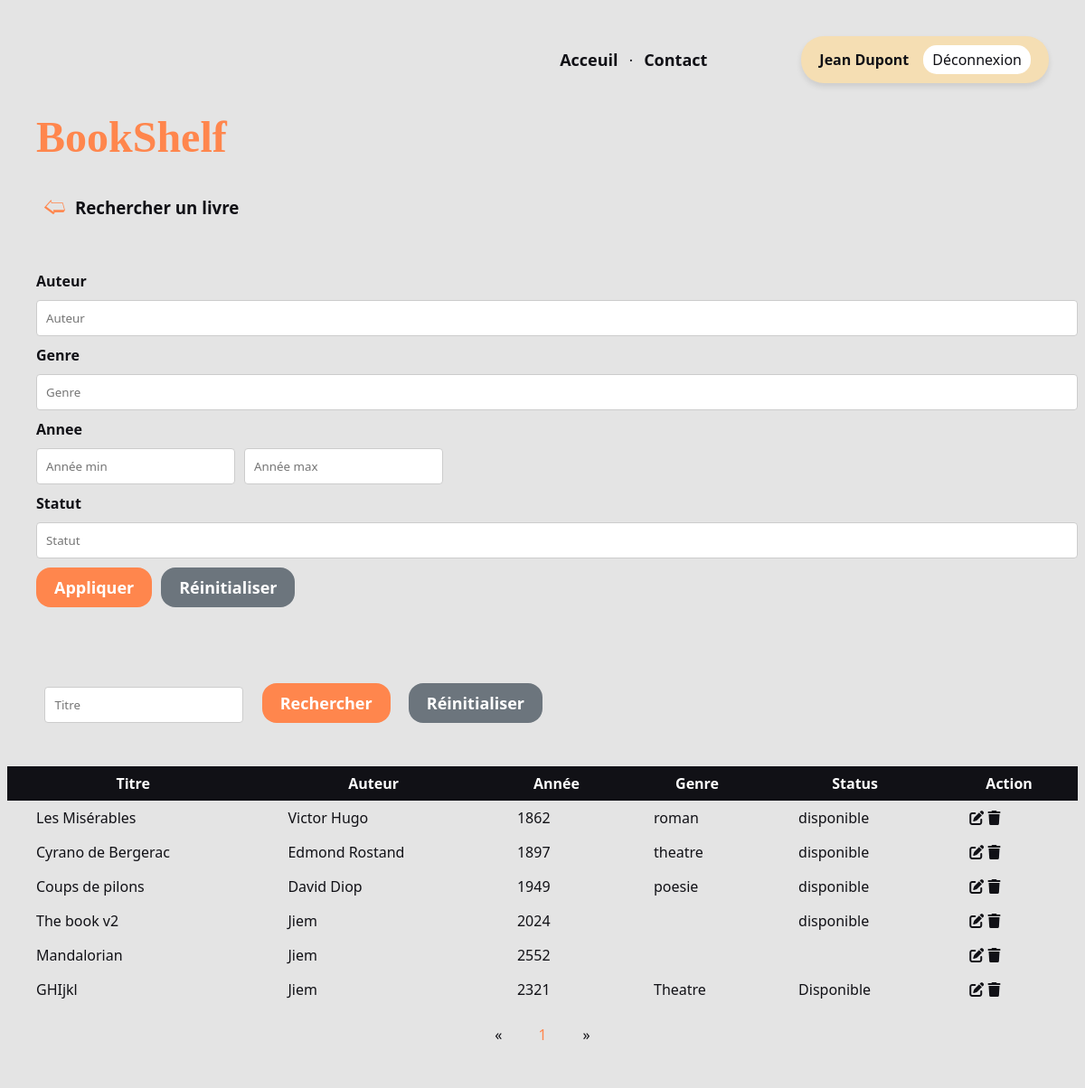
The app's page /pages/search.php (signed in) with its own data.
### tables this page shows
CREATE TABLE "Livres" (
	"id"	INTEGER,
	"titre"	TEXT NOT NULL,
	"auteur"	TEXT NOT NULL,
	"annee"	INTEGER NOT NULL,
	"status"	TEXT NOT NULL,
	"genre"	TEXT NOT NULL,
	"location"	TEXT NOT NULL,
	PRIMARY KEY("id" AUTOINCREMENT)
);

### services.php (called while the page is built, shortened)
<?php
$pdo =new PDO("sqlite:database/development_v3.db","","",array(
    PDO::ATTR_PERSISTENT => true
));
function opendatabase(){
    global $pdo;
    try{
        return $pdo;
    }catch(PDOException $e){
        print "Error in openhrsedb ".$e->getMessage();
    }
}
function rechercherLivres($sql, $params) {
    try {
        $pdo = opendatabase();
        $stmt = $pdo->prepare($sql);
        $stmt->execute($params);
        $resultats = $stmt->fetchAll(PDO::FETCH_ASSOC);
        if ($resultats) {
            return $resultats;
        } else {
            return null;
        }
    } catch (PDOException $e) {
        global $pdo;
        $pdo->rollBack();
        echo "Error: " . $e->getMessage();
    }
    return null;
}

### pages/search.php (the view, shortened to what this page needs)
<?php
require '../services.php';
$username = $_SESSION["username"];
$sql = "SELECT * FROM Livres WHERE 1=1";
$params = [];
?>
<!DOCTYPE html>
<html lang="fr">
<head>
  <link rel="stylesheet" href="https://cdnjs.cloudflare.com/ajax/libs/font-awesome/6.4.0/css/all.min.css" />
  <link rel="stylesheet" href="../static/css/style.css">
  <link rel="stylesheet" href="../static/css/style_dp.css">
  <link rel="stylesheet" href="../static/css/user_log.css">
  <link rel="stylesheet" href="../static/css/popup.css" />
</head>
<body>
  <div class="container">
    <div class="nav">
      <nav>
        <button class="btn-nav">
          <a href="../index.php">Acceuil</a>
        </button>
        ·
        <button class="btn-nav">
          <a href="contact.html">Contact</a>
        </button>
      </nav>
      <div class="user-container">
        <div class="username"><?php echo $username; ?></div>
        <a href="../logout.php" class="logout-btn">Déconnexion</a>
      </div>
    </div>
    <div class="header">
                <span id="logo">
                  <a href="collection.php">BookShelf</a>
                </span>
                <div class="page-title">
                    <a class="btn-back" href="collection.php">
                        🢨
                    </a>
                    <h3>Rechercher un livre</h3>
                </div>
            </div>
  <?php
  $user_collection = rechercherLivres($sql, $params);
  ?>
  <main id="content">
    <div class="section-filter">
        <form class="filter-form" action="search.php" method="get">
            <label for="">Auteur</label>
            <input type="text" class="form-control" name="auteur" placeholder="<?php echo empty($_GET["auteur"]) ? "Auteur" : $_GET["auteur"] ?>" value="<?php
            ?>">
            <label for="">Genre</label>
            <input type="text" class="form-control" name="genre" placeholder="<?php echo empty($_GET["genre"]) ? "Genre" : $_GET["genre"] ?>" value="<?php
            ?>">
            <label for="">Annee</label>
            <div class="year-input">
                    <input type="number" class="form-control" name="annee_min" placeholder="<?php echo empty($_GET["annee_min"]) ? "Année min" : $_GET["annee_min"] ?>" value="<?php
                    ?>">
                    <input type="number" class="form-control" name="annee_max" placeholder="<?php echo empty($_GET["annee_max"]) ? "Année max" : $_GET["annee_max"] ?>" value="<?php
                    ?>">
            </div>
            <label for="">Statut</label>
            <input type="text" class="form-control" name="status" placeholder="<?php echo empty($_GET["status"]) ? "Statut" : $_GET["status"] ?>" value="<?php
            ?>">
            <div class="button">
                <button type="submit" class="btn btn-primary">Appliquer</button>
                <button type="reset" class="btn btn-secondary">Réinitialiser</button>
            </div>
        </form>
    </div>
    <div class="section-result">
        <div class="title-input">
          <form action="search.php" method="get">
            <input type="text" class="form-control" name="titre" placeholder="<?php echo empty($_GET["titre"]) ? "Titre" : $_GET["titre"] ?>" value="<?php
                ?>">
            <button type="submit" class="btn btn-primary">Rechercher</button>
            <button type="reset" class="btn btn-secondary">Réinitialiser</button>
          </form>
        </div>
        <?php
        if (!is_null($user_collection)) {
        ?>
        <table class="table table-hover text-center mt-5">
            <thead class="table-dark">
                <tr>
                <th scope="col">Titre</th>
                <th scope="col">Auteur</th>
                <th scope="col">Année</th>
                <th scope="col">Genre</th>
                <th scope="col">Status</th>
                <th scope="col">Action</th>
                </tr>
            </thead>
            <tbody>
                <?php
                foreach ($user_collection as $key => $item) {
                ?>
                <tr>
                    <td>
                        <?php
                        echo $item["titre"];
                        ?>
                            </td>
                    <td>
                        <?php
                        echo $item["auteur"];
                        ?>
                            </td>
                    <td>
                        <?php
                        echo $item["annee"];
                        ?>
                            </td>
                    <td>
                        <?php
                        echo $item["genre"];
                        ?>
                            </td>
                    <td>
                        <?php
                        echo $item["status"];
                        ?>
                            </td>
                    <td>
                    <a href="form_addBook.php?action=update&book=<?php echo $item["id"]; ?>" class="link-dark"><i class="fa-solid fa-pen-to-square fs-5 me-3"></i></a>
                    <a href="../deleteBook.php?book=<?php echo $item["id"]; ?>&filename=<?php echo $livre['location']; ?>&next=here" class="link-dark"><i class="fa-solid fa-trash fs-5"></i></a>
                    </td>
                </tr>
                <?php
                }
                ?>
            </tbody>
        </table>
        <nav aria-label="Page navigation">
          <ul class="pagination ">
              <li class="page-item">
                <a class="page-link" href="?<?php echo http_build_query(array_merge($_GET, ['page' => $page - 1])); ?>" aria-label="Précédent">
                  <span aria-hidden="true">&laquo;</span>
                </a>
              </li>
              <li class="page-item <?php echo $i == $page ? 'active' : ''; ?>">
                <a class="page-link" href="?<?php echo http_build_query(array_merge($_GET, ['page' => $i])); ?>"><?php echo $i; ?> 1</a>
              </li>
              <li class="page-item">
                <a class="page-link" href="?<?php echo http_build_query(array_merge($_GET, ['page' => $page + 1])); ?>" aria-label="Suivant">
                  <span aria-hidden="true">&raquo;</span>
                </a>
              </li>
          </ul>
        </nav>
        <?php
        }
        ?>
    </div>
  </main>
  </div>
</body>
</html>

### static/css/style.css (style rules this page uses)
:root { --primary: #FF864D; --wheat: #f5deb3; --secondary: #111116; --white: #c4c4c4; }
*, html, body { margin: 0; padding: 0; text-decoration: none; list-style: none; color: var(--secondary); font-family: system-ui, -apple-system, BlinkMacSystemFont, 'Segoe UI', Roboto, Oxygen, Ubuntu, Cantarell, 'Open Sans', 'Helvetica Neue', sans-serif; }
body, #content, .main { background-color: #e4e4e4; }
.btn-back { font-size: 1.5rem; color: var(--primary); padding: .5rem .25rem .5rem .5rem; cursor: pointer; }
.container { margin: .5rem; display: flex; flex-direction: column; align-items: center; margin-bottom: 5rem; }
.container .nav button { border: none; font-size: large; padding: .5rem; font-weight: bold; cursor: pointer; }
.container .nav .btn-register, .container .nav .btn-nav { background-color: transparent; }
.container .header { align-self: flex-start; margin-left: 2rem; display: flex; flex-direction: column; gap: 2rem; margin-bottom: 3rem; }
.container .header > #logo > a { color: var(--primary); font-size: 3rem; font-family: cursive; font-weight: bolder; }
.container .header .page-title > * { display: inline; }
.container main { display: flex; flex-direction: column; align-items: center; }
.mt-5 { margin-top: 3rem; }

### static/css/style_dp.css (style rules this page uses)
:root { --primary: #FF864D; --wheat: #f5deb3; --secondary: #111116; --white: #ffffff; }
.section-filter { margin-bottom: 20px; padding-left: 2rem; flex-grow: 1; }
.filter-form { display: flex; flex-direction: column; gap: 10px; }
.filter-form label { font-weight: bold; }
.filter-form .form-control { padding: 10px; border: 1px solid #ccc; border-radius: 4px; }
.year-input { display: flex; gap: 10px; }
.button { display: flex; gap: 10px; }
.button .btn { padding: 10px 20px; border: none; cursor: pointer; }
.btn-primary { background-color: var(--primary); color: white; }
.btn-secondary { background-color: #6c757d; color: white; }
.section-result { margin-bottom: 20px; flex-grow: 9; }
.title-input { width: 50%; display: flex; justify-content: end; align-items: center; margin-bottom: 10px; }
.title-input button { padding: 10px 20px; margin: 0 0 0 1rem; border: none; }
.title-input .form-control { padding: 10px; border: 1px solid #ccc; border-radius: 4px; flex-grow: 1; }
button { border-radius: 4px; }
.table { width: 100%; border-collapse: collapse; margin-bottom: 20px; }
.table th, .table td { padding: .5rem 2rem; }
.table-dark th { background-color: var(--secondary); color: white; }
.pagination { display: flex; justify-content: center; list-style: none; padding: 0; }
.page-item { margin: 0 5px; }
.page-item .page-link { padding: 10px 15px; color: var(--secondary); text-decoration: none; }
.page-item.active .page-link { color: var(--primary); }

### static/css/user_log.css (style rules this page uses)
:root { --primary: #FF864D; --wheat: #f5deb3; --secondary: #111116; --white: #ffffff; }
.user-container { display: flex; align-items: center; justify-content: space-between; background-color: var(--wheat); border-radius: 25px; padding: 10px 20px; max-width: 300px; margin: auto; box-shadow: 0 4px 6px rgba(0, 0, 0, 0.1); }
.username { padding-right: 1rem; font-size: 16px; font-weight: bold; color: var(--secondary); text-transform: capitalize; }
.logout-btn { font-size: 1rem; background-color: var(--white); color: var(--secondary); border: none; border-radius: 15px; padding: 5px 10px; cursor: pointer; text-decoration: none; }

### records on screen
livres: titre "Les Misérables", auteur "Victor Hugo", annee "1862", genre "roman", status "disponible"
livres: titre "Cyrano de Bergerac", auteur "Edmond Rostand", annee "1897", genre "theatre", status "disponible"
livres: titre "Coups de pilons", auteur "David Diop", annee "1949", genre "poesie", status "disponible"
livres: titre "The book v2", auteur "Jiem", annee "2024", status "disponible"
livres: titre "Mandalorian", auteur "Jiem", annee "2552"
livres: titre "GHIjkl", auteur "Jiem", annee "2321", genre "Theatre", status "Disponible"

### other values on screen
$username "Jean Dupont"
